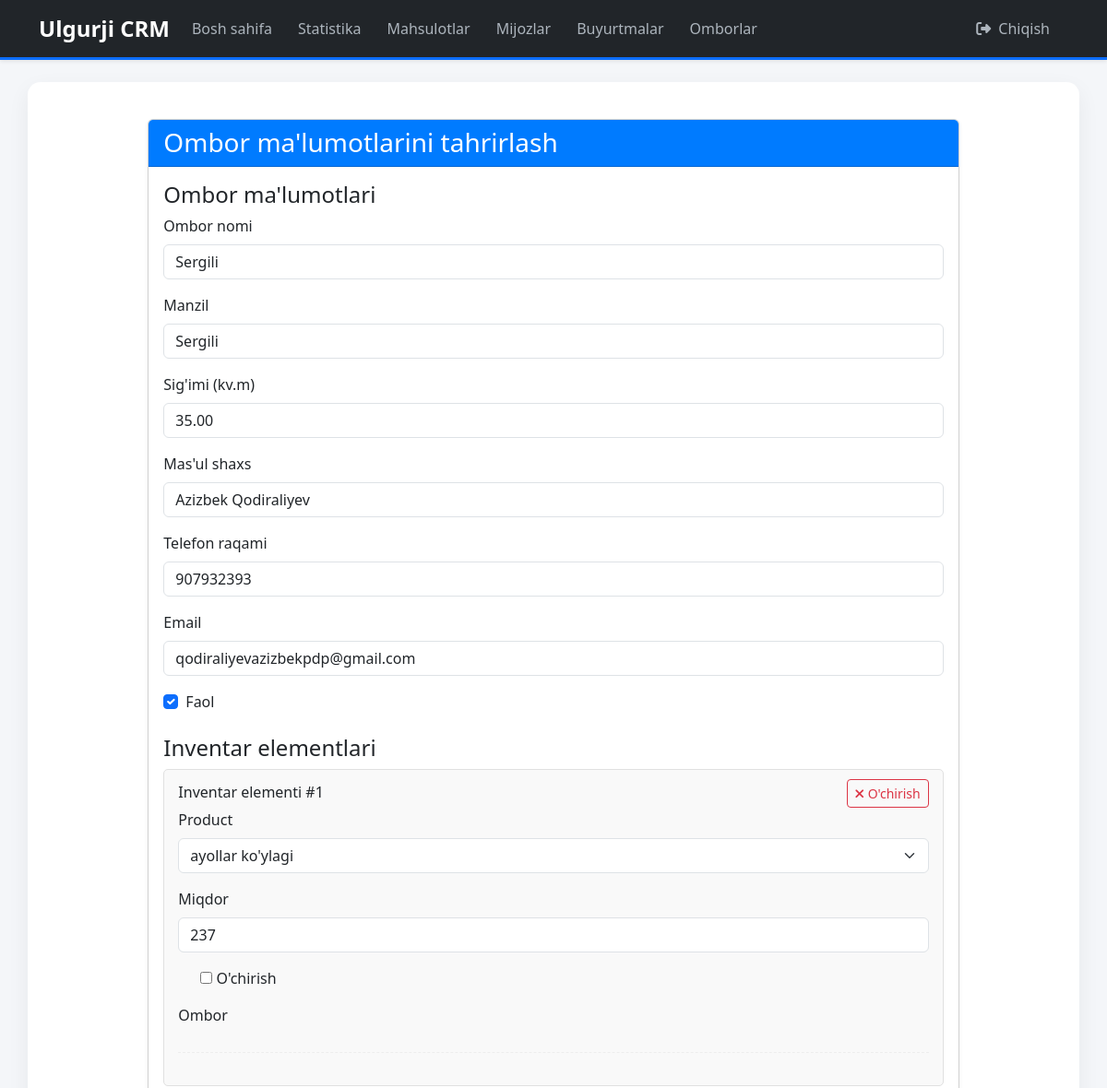
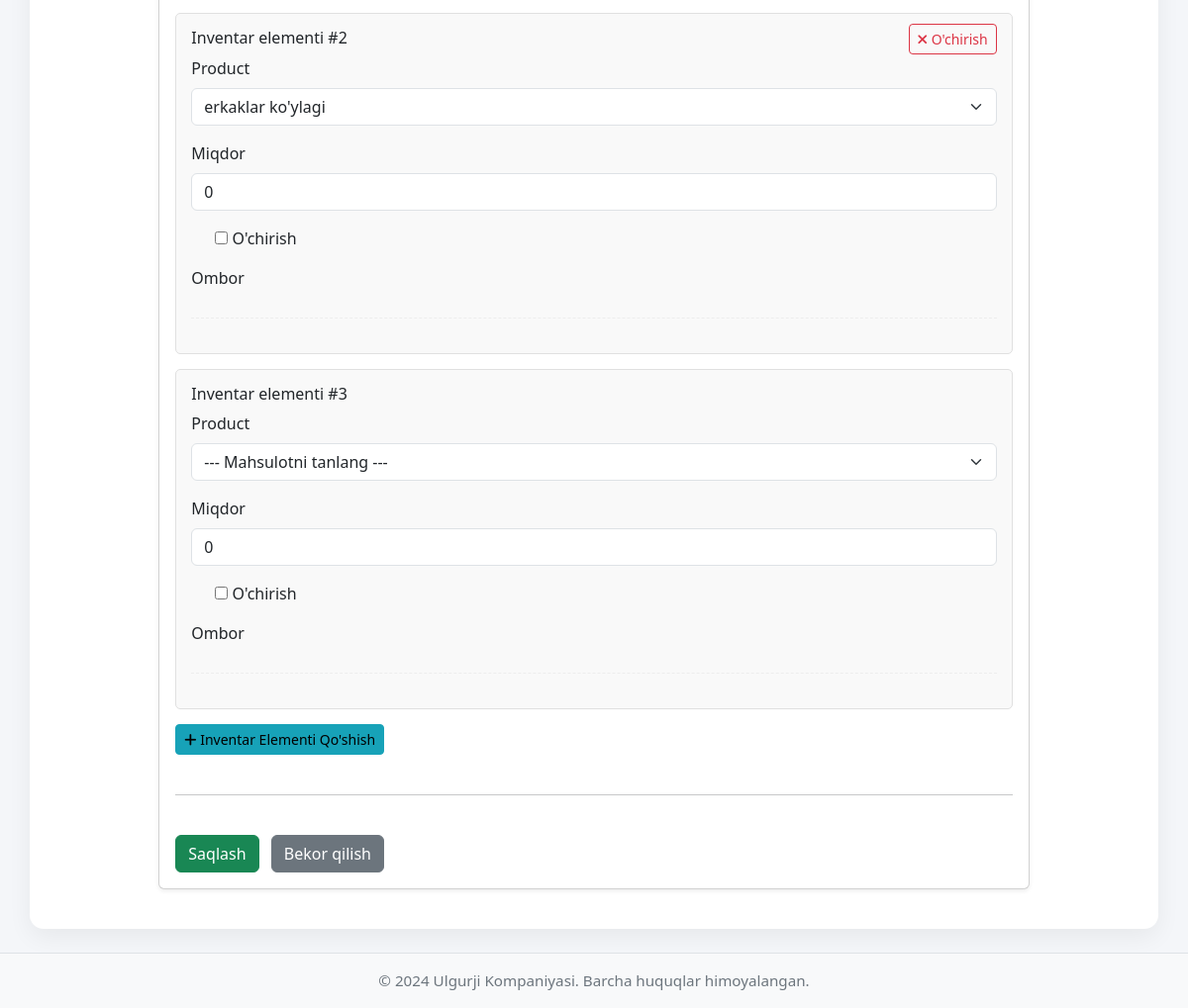
The app's page /warehouses/1/update/ (signed in) with its own data (2 pictures, top to bottom).
### warehouses/models.py (models this page shows, shortened)
class Warehouse(models.Model):
    name = models.CharField(max_length=255, unique=True, verbose_name="Ombor nomi")
    location = models.CharField(max_length=255, blank=True, null=True, verbose_name="Manzil")
    capacity_sqm = models.DecimalField(max_digits=10, decimal_places=2, blank=True, null=True, verbose_name="Sig'imi (kv.m)")
    contact_person = models.CharField(max_length=255, blank=True, null=True, verbose_name="Mas'ul shaxs")
    phone_number = models.CharField(max_length=50, blank=True, null=True, verbose_name="Telefon raqami")
    email = models.EmailField(blank=True, null=True, verbose_name="Email")
    is_active = models.BooleanField(default=True, verbose_name="Faol")
    created_at = models.DateTimeField(auto_now_add=True)
    updated_at = models.DateTimeField(auto_now=True)
    class Meta:
        verbose_name = "Ombor"
        verbose_name_plural = "Omborlar"
        ordering = ['name']

### warehouses/views.py (the view)
# urls.py: path('<int:pk>/update/', views.warehouse_update, name='warehouse_update'), # YANGI
@login_required
def warehouse_update(request, pk):
    warehouse = get_object_or_404(Warehouse, pk=pk)
    if request.method == 'POST':
        form = WarehouseForm(request.POST, instance=warehouse)
        formset = InventoryFormSet(request.POST, instance=warehouse, prefix='inventory_items')
        if form.is_valid() and formset.is_valid():
            with transaction.atomic():
                warehouse = form.save()
                formset.save() # Inventory itemlarni saqlash va o'chirish
            messages.info(request, 'Ombor ma\'lumotlari va inventar muvaffaqiyatli yangilandi!')
            return redirect('warehouses:warehouse_detail', pk=pk)
        else:
            messages.error(request, 'Formada xatoliklar mavjud. Iltimos, tekshiring.')
    else:
        form = WarehouseForm(instance=warehouse)
        formset = InventoryFormSet(instance=warehouse, prefix='inventory_items') # Mavjud elementlar bilan to'ldirish
    context = {
        'form': form,
        'formset': formset,
        'title': 'Ombor ma\'lumotlarini tahrirlash',
        'page_title': f"{warehouse.name} Tahrirlash" # Navigatsiya uchun
    }
    return render(request, 'warehouses/warehouse_form.html', context) # Shu formani qayta ishlatamiz

### products/models.py (called while the page is built)
    def __str__(self):
        return self.name

### warehouses/templates/warehouses/warehouse_form.html (shortened to what this page needs)
{% extends 'base.html' %}
{% load static %}
{% load crispy_forms_tags %}
{% block content %}
<div class="row">
    <div class="col-md-10 offset-md-1">
        <div class="card shadow-sm">
            <div class="card-header bg-primary text-white">
                <h3 class="mb-0">{{ title }}</h3>
            </div>
            <div class="card-body">
                <form method="post" id="warehouse-form">
                    <h4>Ombor ma'lumotlari</h4>
                    {% for field in form %}
                        <div class="mb-3">
                            {% if field.field.widget.input_type == 'checkbox' %}
                                <div class="form-check">
                                    {{ field }}
                                    <label class="form-check-label" for="{{ field.id_for_label }}">{{ field.label }}</label>
                                </div>
                            {% else %}
                                <label for="{{ field.id_for_label }}" class="form-label">{{ field.label }}</label>
                                {{ field }}
                            {% endif %}
                        </div>
                    {% endfor %}
                    <h4 class="mt-4">Inventar elementlari</h4>
                    <div id="inventory-formset-container">
                        {% for item_form in formset %}
                            <div class="formset-row" id="formset-row-{{ forloop.counter0 }}">
                                <p class="h6">Inventar elementi #{{ forloop.counter }}</p>
                                {% for field in item_form %}
                                    <div class="mb-3">
                                        {% if field.name == 'id' %}
                                            {{ field }}
                                        {% elif field.name == 'DELETE' %}
                                            <div class="form-check">
                                                {{ field }}
                                                <label class="form-check-label" for="{{ field.id_for_label }}">O'chirish</label>
                                            </div>
                                        {% else %}
                                            <label for="{{ field.id_for_label }}" class="form-label">{{ field.label }}</label>
                                            {{ field }}
                                        {% endif %}
                                    </div>
                                {% endfor %}
                                {% if item_form.instance.pk %}
                                    <button type="button" class="btn btn-outline-danger btn-sm delete-row-btn" data-form-id="formset-row-{{ forloop.counter0 }}">
                                        <i class="fas fa-times"></i> O'chirish
                                    </button>
                                {% endif %}
                                <hr class="formset-divider">
                            </div>
                        {% endfor %}
                    </div>
                    <button type="button" id="add-inventory-item-btn" class="btn btn-info btn-sm mb-3">
                        <i class="fas fa-plus"></i> Inventar Elementi Qo'shish
                    </button>
                    <hr class="my-4">
                    <button type="submit" class="btn btn-success mt-3">Saqlash</button>
                    <a href="{% url 'warehouses:warehouse_list' %}" class="btn btn-secondary mt-3 ms-2">Bekor qilish</a>
                </form>
            </div>
        </div>
    </div>
</div>
{% endblock %}

### core/templates/base.html (style rules this page uses)
body { background-color: #f4f6f9; font-family: 'Segoe UI', sans-serif; }

### warehouses/templates/warehouses/warehouse_form.html (style rules this page uses)
.formset-row { border: 1px solid #e0e0e0; padding: 15px; margin-bottom: 15px; border-radius: 5px; background-color: #f9f9f9; position: relative; }
.formset-row .form-check { margin-top: 10px; }
.delete-row-btn { position: absolute; top: 10px; right: 15px; z-index: 10; }
hr.formset-divider { border-top: 1px dashed #ccc; margin-top: 20px; margin-bottom: 20px; }
.card-header.bg-primary { background-color: #007bff !important; }
.btn-info { background-color: #17a2b8 !important; border-color: #17a2b8 !important; }

### records on screen
Warehouse: form "Sergili" "Sergili" "35.00" "Azizbek Qodiraliyev" "907932393" "qodiraliyevazizbekpdp@gmail.com", form "☑"

### other values on screen
{{ title }} "Ombor ma'lumotlarini tahrirlash"
{{ field.label }} "Ombor nomi" "Manzil" "Sig'imi (kv.m)" "Mas'ul shaxs" "Telefon raqami" "Email"
{{ field.label }} "Faol"
{{ field.label }} "Product" "Miqdor" "Ombor" "Product" "Miqdor" "Ombor" "Product" "Miqdor" "Ombor"
